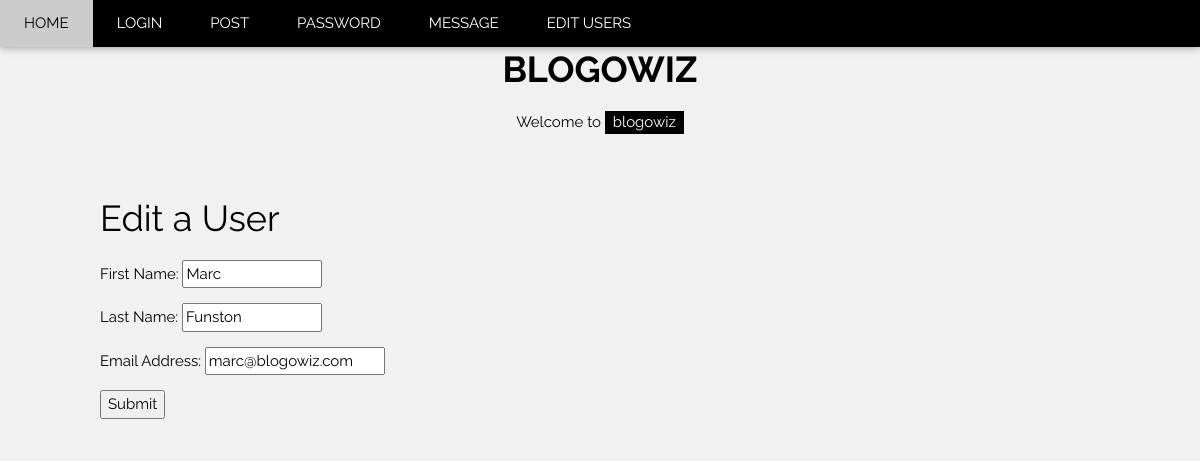
Screenshot of /edit_blog.php?id=2 (signed in) with the database file from the repository.
### tables this page shows
CREATE TABLE users (
user_id TINYINT UNSIGNED NOT NULL AUTO_INCREMENT,
first_name VARCHAR(20),
last_name VARCHAR(40),
admin BOOL,
user_name VARCHAR(40) NOT NULL,
email VARCHAR(60) NOT NULL,
password VARCHAR(40) NOT NULL,
registration_date DATETIME NOT NULL,
PRIMARY KEY (user_id)
);

### edit_blog.php (the view, shortened to what this page needs)
<?php
include ('includes/head.php');
echo '<h1>Edit a User</h1>';
if ( (isset($_GET['id'])) && (is_numeric($_GET['id'])) ) {
	$id = $_GET['id'];
} elseif ( (isset($_POST['id'])) && (is_numeric($_POST['id'])) ) {
	$id = $_POST['id'];
} else {
	echo '<p class="error">This page has been accessed in error.</p>';
	include ('includes/foot.php');
	exit();
}
require ('../mysqli_connect.php');
$q = "SELECT first_name, last_name, email FROM users WHERE user_id=$id";
$r = @mysqli_query ($dbc, $q);
if (mysqli_num_rows($r) == 1) {
	$row = mysqli_fetch_array ($r, MYSQLI_NUM);
	echo '<form action="edit_post.php" method="post">
<p>First Name: <input type="text" name="first_name" size="15" maxlength="15" value="' . $row[0] . '" /></p>
<p>Last Name: <input type="text" name="last_name" size="15" maxlength="30" value="' . $row[1] . '" /></p>
<p>Email Address: <input type="text" name="email" size="20" maxlength="60" value="' . $row[2] . '"  /> </p>
<p><input type="submit" name="submit" value="Submit" /></p>
<input type="hidden" name="id" value="' . $id . '" />
</form>';
} else {
	echo '<p class="error">This page has been accessed in error.</p>';
}
?>

### style/w3.css (style rules this page uses)
html { box-sizing:border-box }
*,*:before,*:after { box-sizing:inherit }
html { -ms-text-size-adjust:100%;-webkit-text-size-adjust:100% }
body { margin:0 }
button,input,select,textarea { font:inherit;margin:0 }
button,input { overflow:visible }
button,html [type=button],[type=reset],[type=submit] { -webkit-appearance:button }
html,body { font-family:Verdana,sans-serif;font-size:15px;line-height:1.5 }
html { overflow-x:hidden }
h1 { font-size:36px }
h1,h2,h3,h4,h5,h6 { font-family:"Segoe UI",Arial,sans-serif;font-weight:400;margin:10px 0 }
.w3-light-grey,.w3-hover-light-grey:hover,.w3-light-gray,.w3-hover-light-gray:hover { color:#000!important;background-color:#f1f1f1!important }

### includes/head.php (style rules this page uses)
body,h1,h2,h3,h4,h5 { font-family: "Raleway", sans-serif }

### rows the page displays
users: first_name "Marc", last_name "Funston", email "marc@blogowiz.com"
